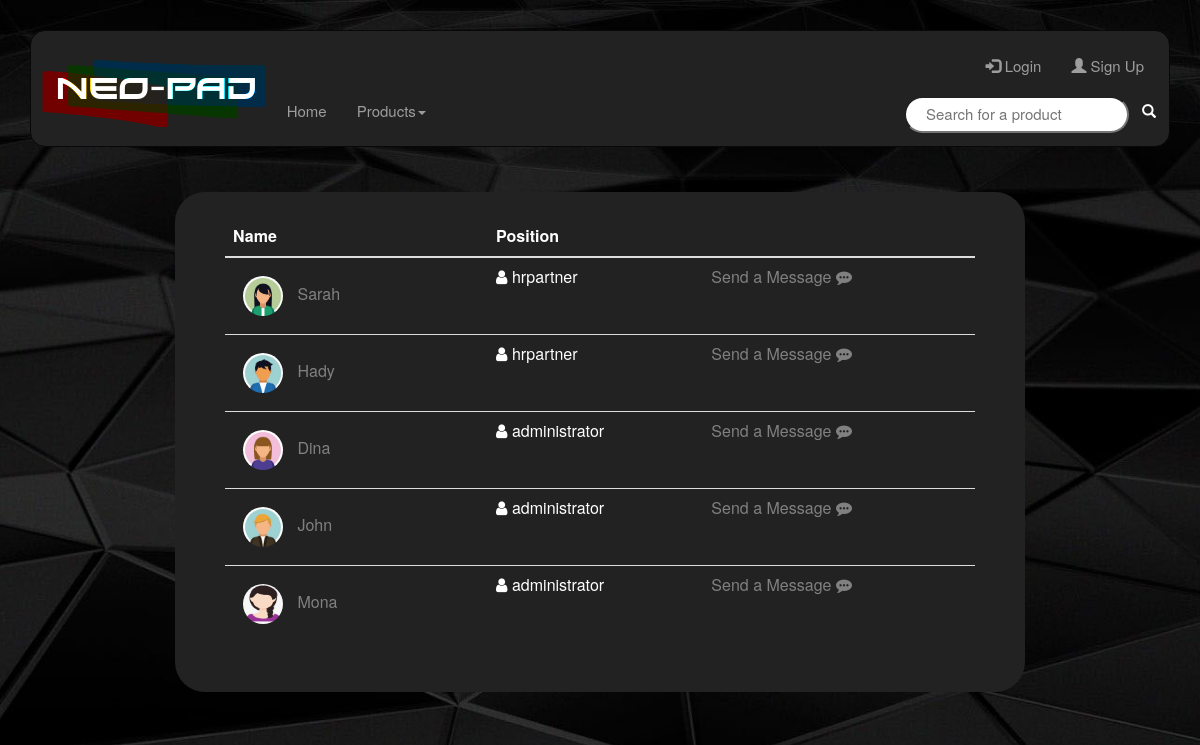
Page /ContactUs.php on the committed database.
### tables this page shows
CREATE TABLE `users` (
  `id` int(10) UNSIGNED NOT NULL,
  `username` varchar(30) NOT NULL,
  `password` varchar(225) NOT NULL,
  `email` varchar(50) NOT NULL,
  `address` varchar(50) DEFAULT NULL,
  `imagePath` varchar(255) DEFAULT NULL,
  `userType` varchar(15) NOT NULL
);

### ContactUs.php (the view, shortened to what this page needs)
<html>
    <head>
        <link rel="stylesheet" href="Style.css">
    </head>
    <body>
<?php
include "Menu.php";
$con = new mysqli("localhost", "root", "", "project");
$sql= "SELECT imagePath,username,userType,id FROM users WHERE userType='hrpartner' OR userType='auditor' OR userType='administrator'";
$result = mysqli_query($con,$sql);
?>
        <div class='container'>
            <div class='card justify-content-center'>
                <div class="ContactUs">
                    <div class="List">
                        <table class="table table-responsive">
                            <thead>
                                <tr>
                                    <th>Name</th>
                                    <th>Position</th>
                                    <th></th>
                                </tr>
                            </thead>
                            <tbody>
                                <?php
                                while($row = $result->fetch_assoc()){
                                    ?>
                                    <tr>
                                        <td>
                                            <?php
                                            echo "<img src=". $row['imagePath']. " class='user-pic-icon'>";
                                            echo "<a href=profile.php?id=" . $row['id'] . "> " . $row['username'] . "</a>";
                                            ?>
                                        </td>
                                        <td>
                                            <i class="fa fa-user"></i>
                                            <?php
                                            echo $row['userType'];
                                            ?>
                                        </td>
                                        <td>
                                            <?php
                                            echo "<a href=Chat.php?id=". $row['id'] . ">Send a Message <i class='fa fa-commenting'></i></a>";
                                            ?>
                                        </td>
                                    </tr>
                                <?php
                                }
                                ?>
                            </tbody>
                        </table>
                    </div>
                    <br>
                </div>
            </div>
        </div>
    </body>
</html>

### Style.css (style rules this page uses)
body { margin: 30px; background: black; color: white; line-height: 1.5; font-size: 15px; background-image: url(resources/images/style/background/bg.jpg); background-position: center; background-repeat:no-repeat; background-size:cover; }
.container { width: fit-content; height: fit-content; }
.card { background: #222; margin:20px; border-radius: 3rem; }
a { color: unset; }
a:visited, a:link, a:active { color: grey; text-decoration: none; }
.user-pic-icon { border-radius: 4rem; width: 40px; height: 40px; margin: 10px; }
.ContactUs { margin:25px; text-align: center; width: 800px; height: 500px; }
.List { padding:25px; height: 450px; overflow-y: auto; }

### rows in the picture
users: imagePath (picture), username "Sarah", userType "hrpartner"
users: imagePath (picture), username "Hady", userType "hrpartner"
users: imagePath (picture), username "Dina", userType "administrator"
users: imagePath (picture), username "John", userType "administrator"
users: imagePath (picture), username "Mona", userType "administrator"
